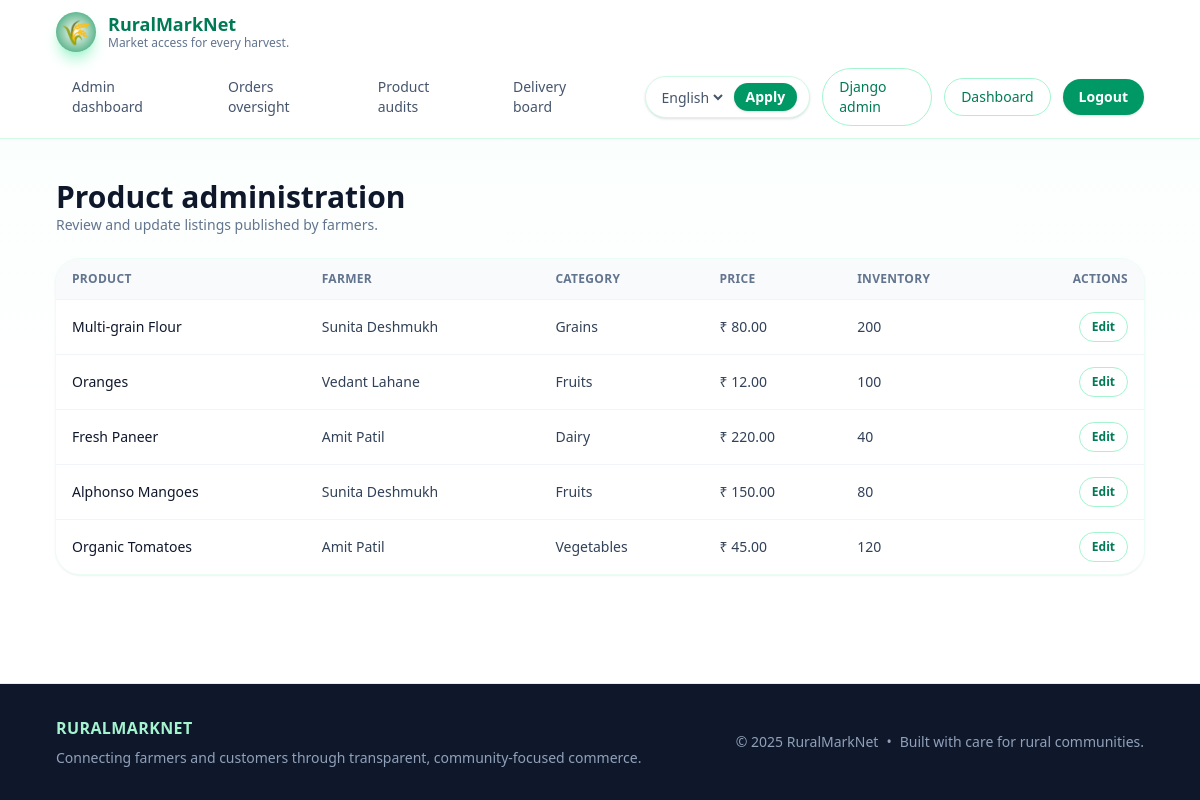
The page /portal/admin/products/ (signed in) on the database as committed earlier.
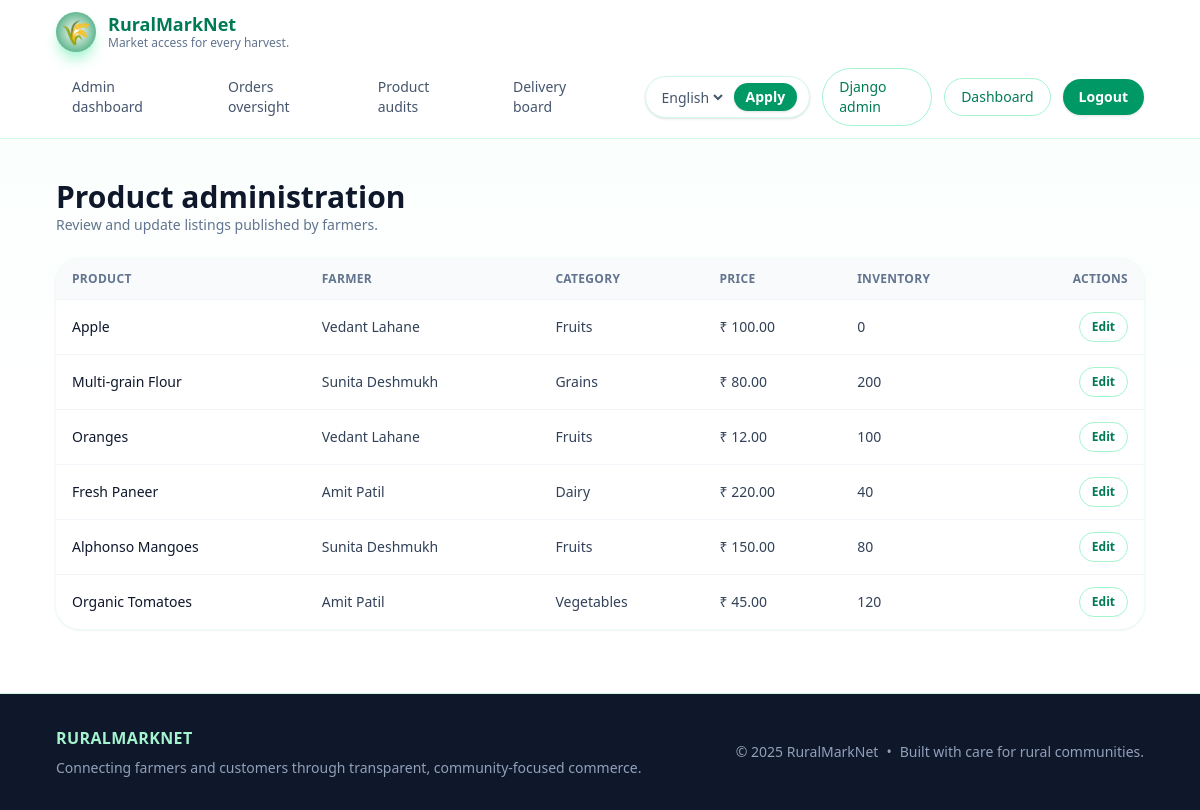
The same page on the database as committed later.
### products/models.py (models this page shows, shortened)
class Product(models.Model):
    class Categories(models.TextChoices):
        VEGETABLES = "vegetables", _("Vegetables")
        FRUITS = "fruits", _("Fruits")
        DAIRY = "dairy", _("Dairy")
        GRAINS = "grains", _("Grains")
        OTHERS = "others", _("Others")
    class Units(models.TextChoices):
        KILOGRAM = "kg", _("Kilogram")
        GRAM = "g", _("Gram")
        LITRE = "l", _("Litre")
        PIECE = "piece", _("Piece")
        BUNCH = "bunch", _("Bunch")
    class QualityGrades(models.TextChoices):
        PREMIUM = "premium", _("Premium grade")
        STANDARD = "standard", _("Standard grade")
        ECONOMY = "economy", _("Economy grade")
    class FarmingPractices(models.TextChoices):
        ORGANIC = "organic", _("Organic")
        NATURAL = "natural", _("Natural")
        CONVENTIONAL = "conventional", _("Conventional")
        HYDROPONIC = "hydroponic", _("Hydroponic")
    name = models.CharField(max_length=255)
    slug = models.SlugField(unique=True, blank=True)
    farmer = models.ForeignKey(
        settings.AUTH_USER_MODEL,
        on_delete=models.CASCADE,
        related_name="products",
    )
    category = models.CharField(max_length=32, choices=Categories.choices)
    description = models.TextField(blank=True)
    price = models.DecimalField(max_digits=8, decimal_places=2)
    unit = models.CharField(
        max_length=16,
        choices=Units.choices,
        default=Units.KILOGRAM,
        help_text=_("Measurement customers will see when ordering."),
    )
    unit_quantity = models.DecimalField(
        max_digits=6,
        decimal_places=2,
        default=Decimal("1.00"),
        validators=[MinValueValidator(Decimal("0.01"))],
        help_text=_("Amount of produce included per unit."),
    )
    quality_grade = models.CharField(
        max_length=32,
        choices=QualityGrades.choices,
        default=QualityGrades.STANDARD,
        help_text=_("Visible quality grade to reassure buyers."),
    )
    farming_practice = models.CharField(
        max_length=32,
        choices=FarmingPractices.choices,
        default=FarmingPractices.CONVENTIONAL,
        help_text=_("Primary growing method used."),
    )
    harvest_date = models.DateField(blank=True, null=True, help_text=_("Optional harvest date for traceability."))
    best_before_days = models.PositiveSmallIntegerField(
        blank=True,
        null=True,
        help_text=_("Number of days the produce stays at peak quality."),
    )
    inventory = models.PositiveIntegerField(default=0)
    available = models.BooleanField(default=True)
    location = models.CharField(max_length=128, blank=True)
    storage_instructions = models.TextField(blank=True, help_text=_("Tips customers should follow after delivery."))
    certifications = models.CharField(
        max_length=255,
        blank=True,
        help_text=_("Organic, FPO or other certification names."),
    )
    image = models.ImageField(upload_to="products/", blank=True)
    created_at = models.DateTimeField(auto_now_add=True)
    updated_at = models.DateTimeField(auto_now=True)
    class Meta:
        ordering = ["name"]
        verbose_name = _("Product")
        verbose_name_plural = _("Products")

### accounts/models.py (models this page shows, shortened)
class User(AbstractUser):
    class Roles(models.TextChoices):
        FARMER = "farmer", _("Farmer")
        CUSTOMER = "customer", _("Customer")
        ADMIN = "admin", _("Administrator")
    PREFERRED_LANGUAGE_CHOICES = (
        ("en", _("English")),
        ("hi", _("Hindi")),
        ("mr", _("Marathi")),
    )
    role = models.CharField(
        max_length=20,
        choices=Roles.choices,
        default=Roles.CUSTOMER,
        help_text=_("Determines the level of access within the platform."),
    )
    phone_number = models.CharField(
        max_length=20,
        blank=True,
        help_text=_("Optional contact number for delivery coordination."),
    )
    preferred_language = models.CharField(
        max_length=8,
        choices=PREFERRED_LANGUAGE_CHOICES,
        default="en",
        help_text=_("Preferred language for the interface."),
    )
    address = models.TextField(blank=True)
    accepted_payment_methods = models.JSONField(
        default=None,
        blank=True,
        null=True,
        help_text=_("Payment method codes this farmer chooses to accept."),
    )
    email_verified = models.BooleanField(
        default=False,
        help_text=_("Indicates whether the user has confirmed their email address."),
    )

### products/views.py (the view)
# urls.py: path("products/", AdminProductListView.as_view(), name="products-list"),
class AdminProductListView(AdminRequiredMixin, ListView):
    template_name = "products/admin_product_list.html"
    context_object_name = "products"
    def get_queryset(self):  # type: ignore[override]
        return Product.objects.select_related("farmer").order_by("-updated_at")

### products/forms.py
class ProductFilterForm(forms.Form):
    search = forms.CharField(required=False, label=_("Search"))
    category = forms.ChoiceField(
        required=False,
        choices=[("", _("All categories"))] + list(Product.Categories.choices),
    )
    min_price = forms.DecimalField(required=False, min_value=0, label=_("Min price"))
    max_price = forms.DecimalField(required=False, min_value=0, label=_("Max price"))
    available = forms.BooleanField(required=False, initial=True, label=_("In stock"))

### accounts/mixins.py (called while the page is built)
    def test_func(self) -> bool:  # noqa: D401
        request = getattr(self, "request", None)
        user = getattr(request, "user", None)
        return bool(
            getattr(user, "is_authenticated", False)
            and (getattr(user, "is_staff", False) or getattr(user, "is_superuser", False))
        )

### products/context_processors.py (called while the page is built)
def product_filters(request):
    return {
        "product_filter_form": ProductFilterForm(request.GET or None),
        "product_categories": Product.Categories.choices,
    }

### products/templates/products/admin_product_list.html (shortened to what this page needs)
{% extends "base.html" %}
{% load i18n %}
{% block content %}
<section class="space-y-6">
    <header class="flex flex-col gap-2 md:flex-row md:items-center md:justify-between">
        <div>
            <h1 class="text-3xl font-semibold text-slate-900">{% trans "Product administration" %}</h1>
            <p class="text-sm text-slate-500">{% trans "Review and update listings published by farmers." %}</p>
        </div>
    </header>
    <div class="overflow-hidden rounded-3xl bg-white shadow-sm ring-1 ring-emerald-50">
        <table class="min-w-full divide-y divide-slate-100 text-left text-sm text-slate-700">
            <thead class="bg-slate-50 text-xs font-semibold uppercase tracking-wide text-slate-500">
                <tr>
                    <th class="px-4 py-3">{% trans "Product" %}</th>
                    <th class="px-4 py-3">{% trans "Farmer" %}</th>
                    <th class="px-4 py-3">{% trans "Category" %}</th>
                    <th class="px-4 py-3">{% trans "Price" %}</th>
                    <th class="px-4 py-3">{% trans "Inventory" %}</th>
                    <th class="px-4 py-3 text-right">{% trans "Actions" %}</th>
                </tr>
            </thead>
            <tbody class="divide-y divide-slate-100">
                {% for product in products %}
                    <tr class="hover:bg-emerald-50/40">
                        <td class="px-4 py-3 font-medium text-slate-900">
                            {{ product.name }}
                        </td>
                        <td class="px-4 py-3">
                            {{ product.farmer.get_full_name|default:product.farmer.username }}
                        </td>
                        <td class="px-4 py-3">
                            {{ product.get_category_display }}
                        </td>
                        <td class="px-4 py-3">
                            ₹ {{ product.price }}
                        </td>
                        <td class="px-4 py-3">
                            {{ product.inventory }}
                        </td>
                        <td class="px-4 py-3 text-right">
                            <a href="{% url 'portal-admin:products-update' product.slug %}" class="inline-flex items-center gap-2 rounded-full border border-emerald-200 px-3 py-1.5 text-xs font-semibold text-emerald-700 transition hover:border-emerald-300 hover:bg-emerald-50">{% trans "Edit" %}</a>
                        </td>
                    </tr>
                {% empty %}
                    <tr>
                        <td colspan="6" class="px-4 py-10 text-center text-sm text-slate-500">{% trans "No products found." %}</td>
                    </tr>
                {% endfor %}
            </tbody>
        </table>
    </div>
</section>
{% endblock %}

Rows that differ between the two databases and show on the page:
added Product: name "Apple", farmer.get_full_name "Vedant Lahane", category "Fruits", price "100.00", inventory "0"
